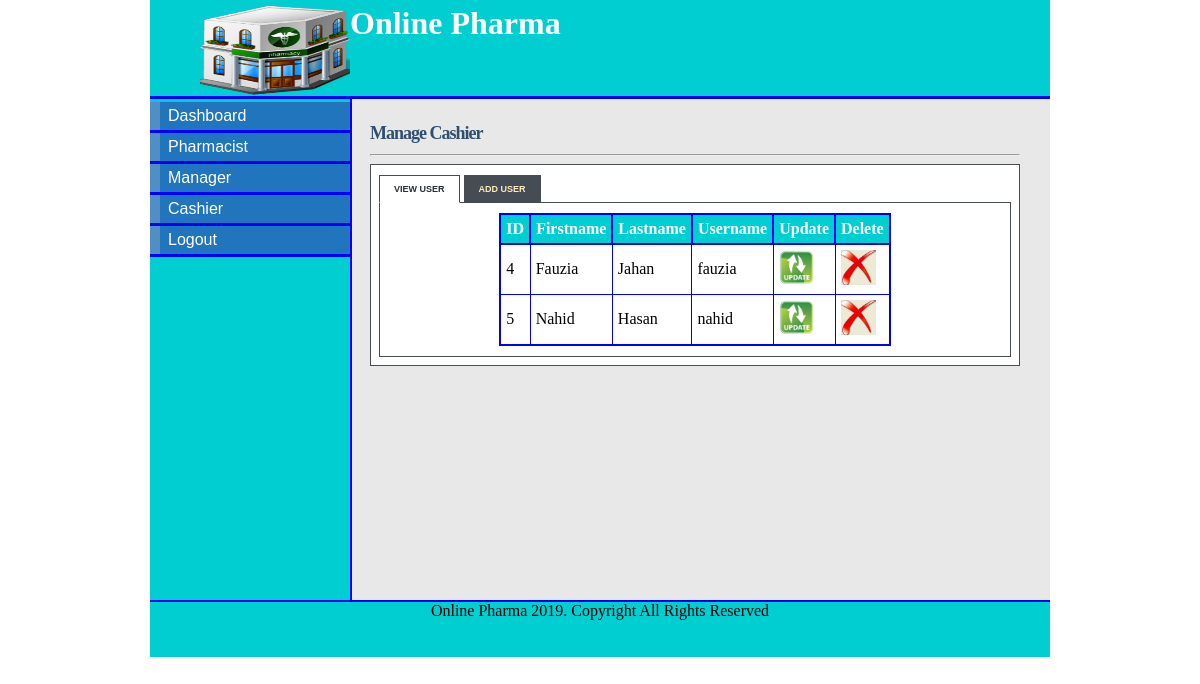
Page /admin_cashier.php (signed in) on the committed database.
### tables this page shows
CREATE TABLE IF NOT EXISTS `cashier` (
  `cashier_id` tinyint(5) NOT NULL AUTO_INCREMENT,
  `first_name` varchar(15) NOT NULL,
  `last_name` varchar(15) NOT NULL,
  `staff_id` varchar(10) NOT NULL,
  `postal_address` varchar(20) NOT NULL,
  `phone` varchar(12) NOT NULL,
  `email` varchar(20) NOT NULL,
  `username` varchar(10) NOT NULL,
  `password` varchar(10) NOT NULL,
  `date` datetime NOT NULL,
  PRIMARY KEY (`cashier_id`)
);

### admin_cashier.php (the view, shortened to what this page needs)
<!DOCTYPE html>
<html>
<head>
<link rel="stylesheet" type="text/css" href="style/mystyle.css">
<link rel="stylesheet" href="style/style.css" type="text/css" media="screen" />
<link rel="stylesheet" href="style/table.css" type="text/css" media="screen" />
</head>
<body>
<div id="content">
<div id="header">
<h1><a href="#"><img src="images/hd_logo.jpg"></a> Online Pharma</h1></div>
<div id="left_column">
<div id="button">
<ul>
			<li><a href="admin.php">Dashboard</a></li>
			<li><a href="admin_pharmacist.php">Pharmacist</a></li>
			<li><a href="admin_manager.php">Manager</a></li>
			<li><a href="admin_cashier.php">Cashier</a></li>
			<li><a href="logout.php">Logout</a></li>
		</ul>
</div>
		</div>
<div id="main">
<div id="tabbed_box" class="tabbed_box">
    <h4>Manage Cashier</h4>
<hr/>
    <div class="tabbed_area">
        <ul class="tabs">
            <li><a href="javascript:tabSwitch('tab_1', 'content_1');" id="tab_1" class="active">View User</a></li>
            <li><a href="javascript:tabSwitch('tab_2', 'content_2');" id="tab_2">Add User</a></li>
        </ul>
        <div id="content_1" class="content">
		<?php echo $message;
        $result = mysql_query("SELECT * FROM cashier")
                or die(mysql_error());
        echo "<table border='1' cellpadding='5' align='center'>";
        echo "<tr> <th>ID</th><th>Firstname </th> <th>Lastname </th> <th>Username </th><th>Update </th><th>Delete</th></tr>";
        while($row = mysql_fetch_array( $result )) {
                echo "<tr>";
                echo '<td>' . $row['cashier_id'] . '</td>';
                echo '<td>' . $row['first_name'] . '</td>';
				echo '<td>' . $row['last_name'] . '</td>';
				echo '<td>' . $row['username'] . '</td>';
				?>
				<td><a href="update_cashier.php?username=<?php echo $row['username']?>"><img src="images/update-icon.png" width="35" height="35" border="0" /></a></td>
				<td><a href="delete_cashier.php?cashier_id=<?php echo $row['cashier_id']?>"><img src="images/delete-icon.jpg" width="35" height="35" border="0" /></a></td>
				<?php
		 }
        echo "</table>";
?>
        </div>
    </div>
</div>
</div>
<div id="footer" align="Center"> Online Pharma 2019. Copyright All Rights Reserved</div>
</div>
</body>
</html>

### style/mystyle.css (style rules this page uses)
body { margin-top: 0px; padding-top: 0px; }
#content { margin-left: auto; margin-right: auto; background: #E8E8E8; width: 900px; height: 600px; }
#header { width: 900px; height: 96px; background: #00CED1; border-bottom: solid 3px blue; }
#header h1 { margin: 0px; padding-top: 5px; margin-left: 50px; color: #fff; }
#header img { float:left; height: 90px; width: 150px; }
#left_column { clear: all; float: left; width: 200px; height: 501px; background: #00CED1; border-right:solid 2px blue; }
#main { clear: all; width: 780px; height: 470px; background: #E8E8E8; }
#button { width: 12.5em; padding: 0 0 1em 0; margin-top: 0.2em; margin-bottom: 1em; font-family: 'Trebuchet MS', 'Lucida Grande', Verdana, Arial, Sans-serif; background: #00CED1; color: #333; }
#button ul { list-style: none; margin: 0; padding: 0; border: none; }
#button li { border-bottom: 3px solid blue; margin: 0; list-style: none; list-style-image: none; }
#button li a { display: block; padding: 5px 5px 5px 0.5em; border-left: 10px solid #508fc4; border-right: 10px solid #2175bc; background-color: #2175bc; color: #fff; text-decoration: none; width: 100%; }
html>body #button li a { width: auto; }
#footer { width: 900px; height: 55px; background: #00CED1; clear: all; border-top: solid 2px blue; }

### style/style.css (style rules this page uses)
#tabbed_box { margin: 0px auto 0px 220px; width: 650px; }
.tabbed_box h4 { font-size: 18px; color:#2F4F6F; letter-spacing:-1px; margin-bottom:10px; }
.tabbed_area { border: 1px solid #494e52; background-color: #fff; padding: 8px; }
ul.tabs { margin: 0px; padding: 0px; margin-top: 5px; margin-bottom: 6px; }
ul.tabs li { list-style: none; display: inline; }
ul.tabs li a { background-color: #464c54; color: #ffebb5; padding: 8px 14px 8px 14px; text-decoration: none; font-size: 9px; font-family: Verdana, Arial, Helvetica, sans-serif; font-weight: bold; text-transform: uppercase; border: 1px solid #464c54; }
ul.tabs li a.active { background-color: #ffffff; color: #282e32; border: 1px solid #464c54; border-bottom: 1px solid #ffffff; }
.content { background-color: #ffffff; padding: 10px; border: 1px solid #464c54; }

### style/table.css (style rules this page uses)
table { border-collapse:collapse; }
table,th { border: 2px solid blue; }
th { background-color: #00CED1; color:white; }

### admin_cashier.php (style rules this page uses)
#main { height: 477px; }

### rows in the picture
cashier: cashier_id "4", first_name "Fauzia", last_name "Jahan", username "fauzia"
cashier: cashier_id "5", first_name "Nahid", last_name "Hasan", username "nahid"
